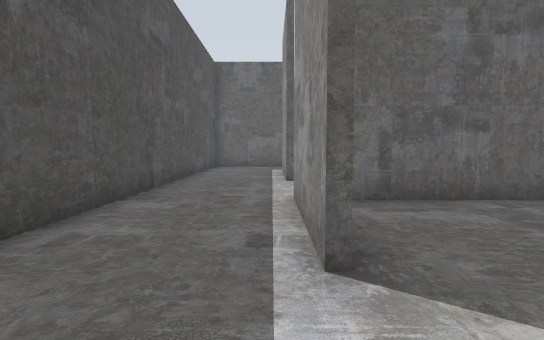
[1] (above)

24 first-person views from a walk through a Gazebo world. The camera is 0.94 m above the floor, tilts 4° down and sees 80° across. The floor is counted in squares, 1 m on a side. Each view is taken from the middle of a square. On the plan, view 1 faces up. The plan holds only what a view shows up to about 12 squares ahead; the rest is blank. The place goes on beyond the plan.

[2]
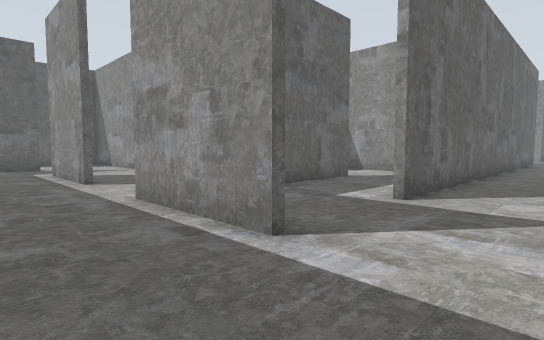

[3]
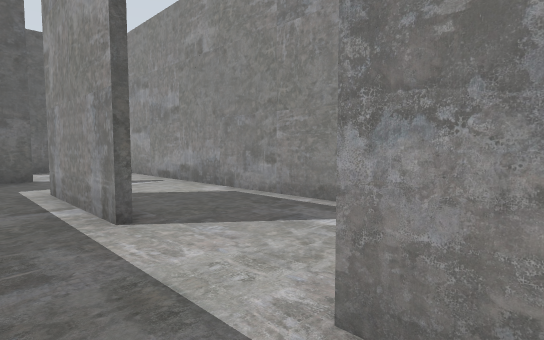

[4]
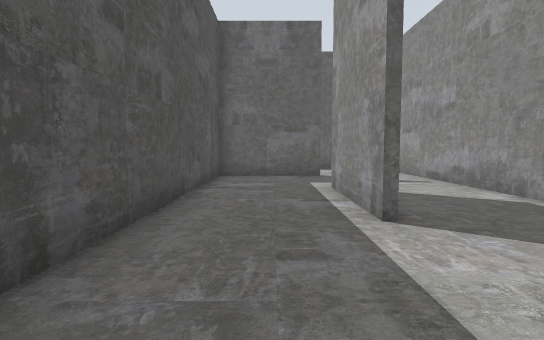

[5]
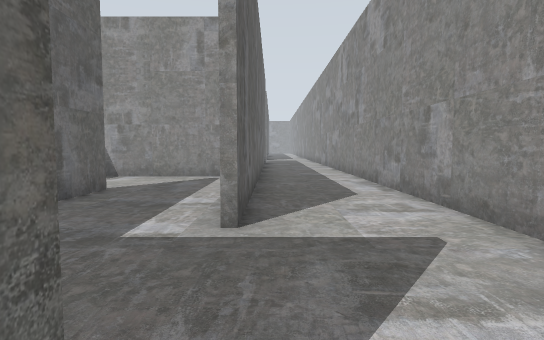

[6]
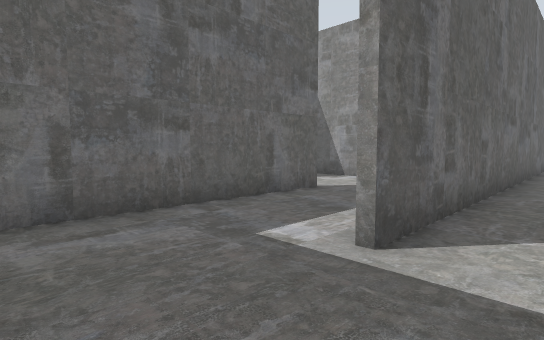

[7]
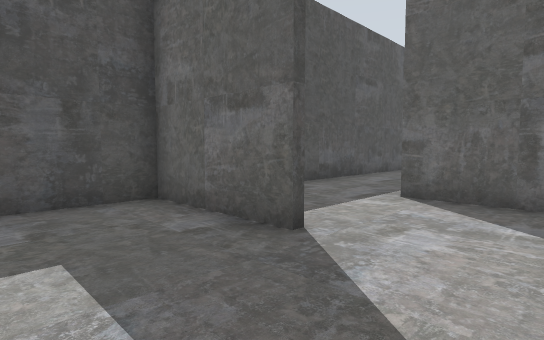

[8]
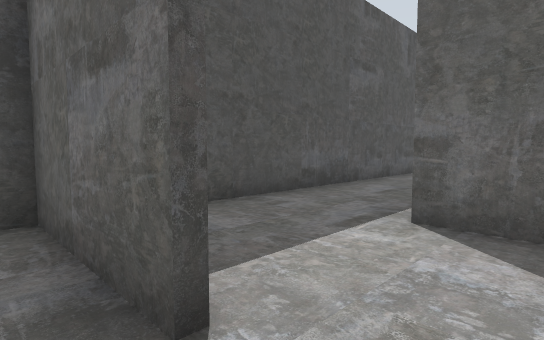

[9]
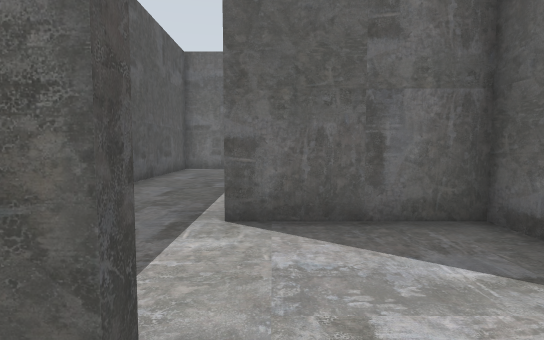

[10]
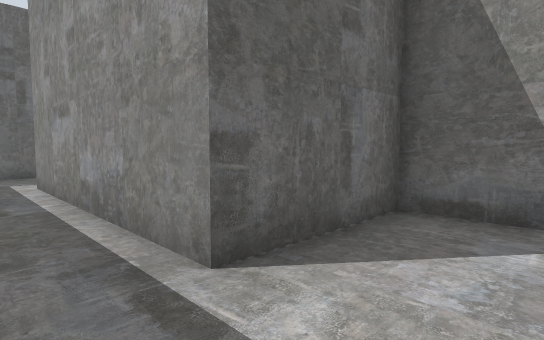

[11]
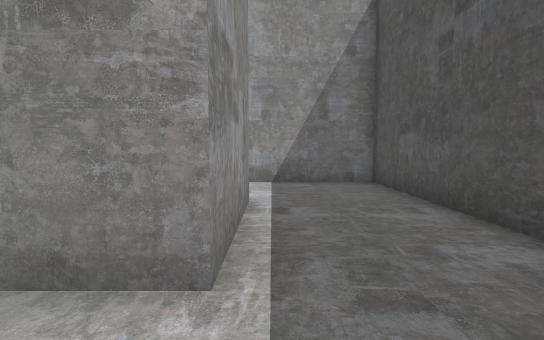

[12]
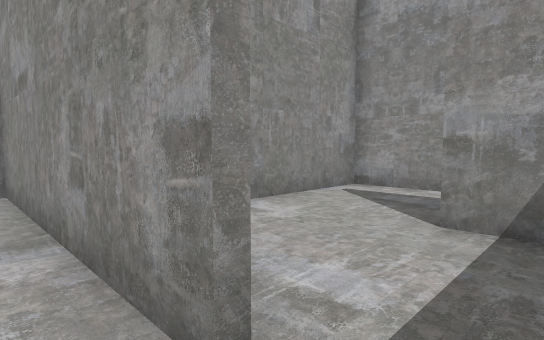

[13]
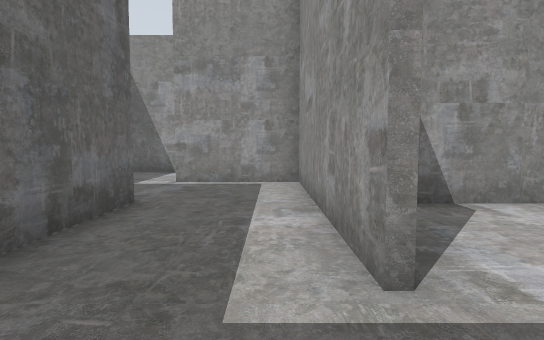

[14]
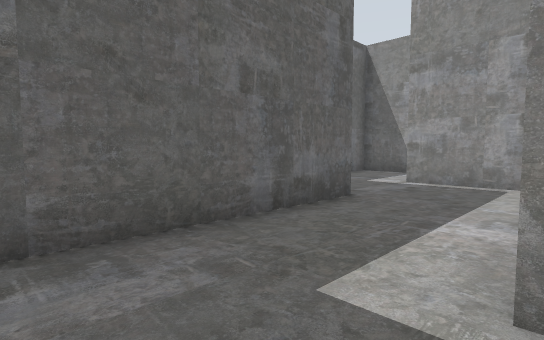

[15]
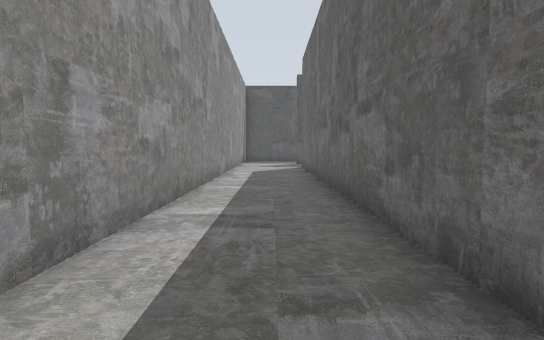

[16]
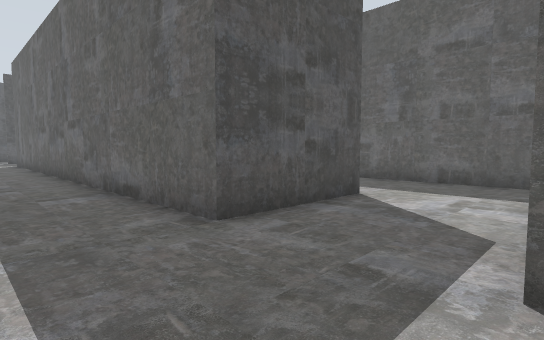

[17]
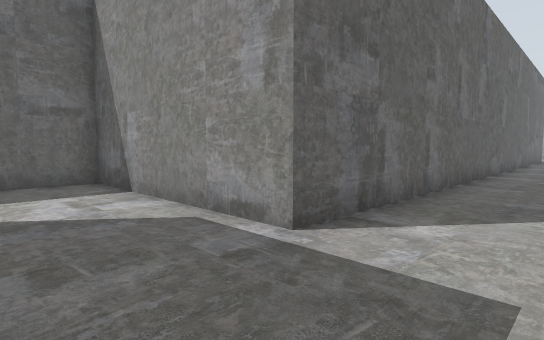

[18]
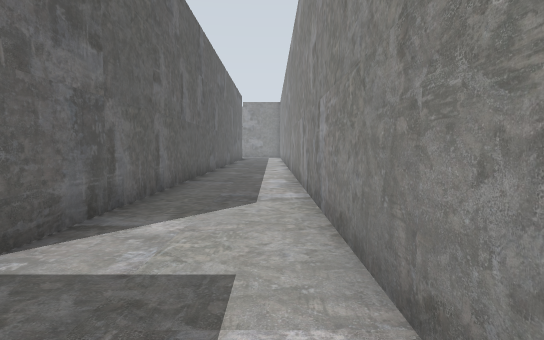

[19]
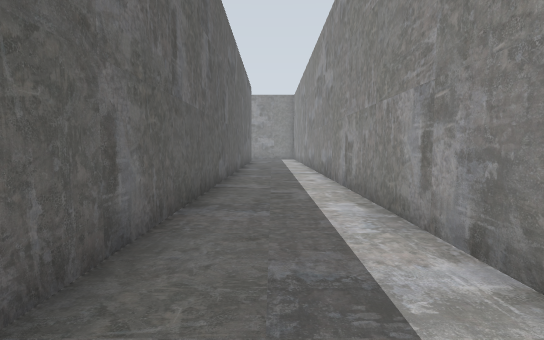

[20]
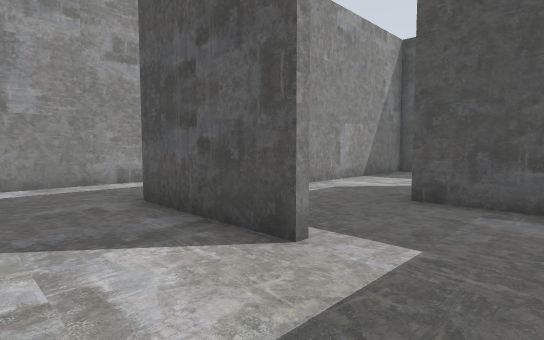

[21]
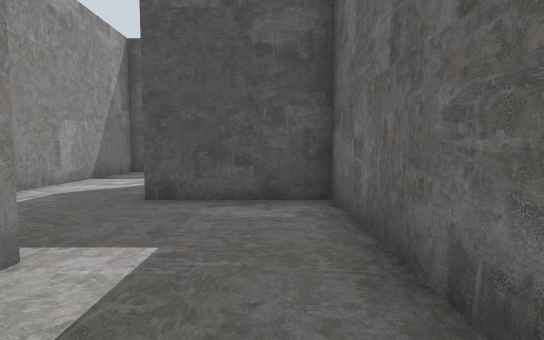

[22]
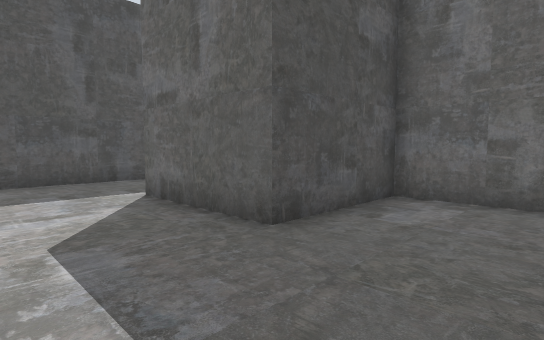

[23]
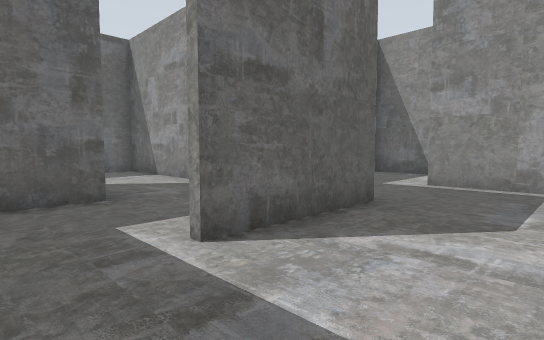

[24]
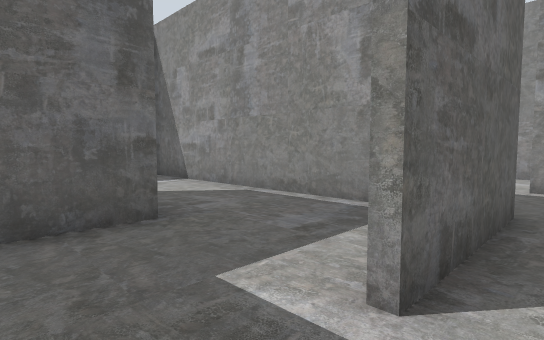

### Floor plan
Ten units are one square. View 1 is at (0, 0); x grows to the right and y downward. Boxes are objects, and circles mark ways between rooms. Rooms are numbered by the first view taken in them; rooms with no view inside come last. Other rooms are left out.
<svg viewBox="-32 -270 408 282">
<path fill="none" stroke="#000" d="M37 -81 37 -191 4 -191 4 -260M4 -90 4 -126M4 -24 4 -59 19 -59M31 7 170 7M6 -157 -27 -157 -27 7 6 7M206 -60 206 -24 36 -24M192 7 370 7M-27 -265 -27 -181M371 -24 237 -24 237 -66M74 -57 14 -57M62 -59 74 -59M70 -93 137 -93 137 -126M82 -26 104 -26 104 -81M106 -124 52 -124M204 -36 204 -60M109 -26 162 -26M106 -71 106 -38M237 -66 237 -91 173 -91 173 -57 136 -57M140 -91 122 -91"/>
<circle cx="25" cy="-30" r="3" fill="#2a7"/>
<circle cx="225" cy="-55" r="3" fill="#2a7"/>
<circle cx="125" cy="-60" r="3" fill="#2a7"/>
<text x="30" y="-70">1</text>
<text x="80" y="-70">2</text>
<text x="170" y="-50">3</text>
<text x="130" y="-80">4</text>
</svg>
Room 1 opens to room 2. Room 1 opens to room 3. Room 3 opens to room 4.

Where each view was taken, in squares from view 1:
view 1: 0 up, 0 right, facing up
view 2: 0 up, 2 left, facing up-right
view 3: 5 up, 1 left, facing up-right
view 4: 5 up, 1 left, facing up
view 5: 2 up, 0 right, facing right
view 6: 1 up, 1 right, facing up-right
view 7: 13 up, 3 right, facing up-left
view 8: 15 up, 2 right, facing up-left
view 9: 15 up, 1 right, facing up
view 10: 17 up, 1 left, facing up-right
view 11: 8 up, 0 right, facing down
view 12: 10 up, 6 right, facing down-right
view 13: 10 up, 5 right, facing right
view 14: 9 up, 5 right, facing up-right
view 15: 1 up, 19 right, facing left
view 16: 0 up, 24 right, facing up-left
view 17: 0 up, 21 right, facing up-right
view 18: 0 up, 21 right, facing right
view 19: 1 up, 25 right, facing right
view 20: 8 up, 23 right, facing down-left
view 21: 8 up, 23 right, facing left
view 22: 3 up, 20 right, facing up-left
view 23: 3 up, 12 right, facing up-right
view 24: 5 up, 12 right, facing up-right
